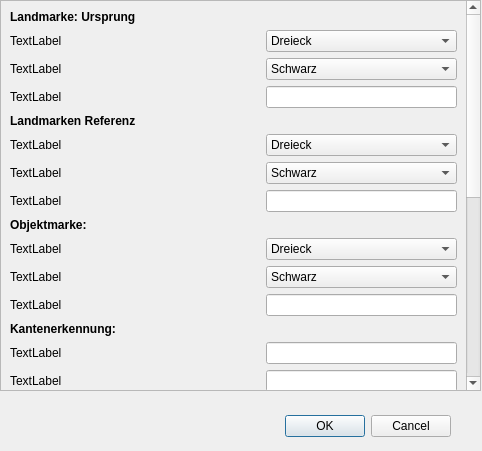
<?xml version="1.0" encoding="UTF-8"?>
<ui version="4.0">
 <class>SettingsDialog</class>
 <widget class="QDialog" name="SettingsDialog">
  <property name="geometry">
   <rect>
    <x>0</x>
    <y>0</y>
    <width>482</width>
    <height>451</height>
   </rect>
  </property>
  <property name="windowTitle">
   <string>Einstellungen</string>
  </property>
  <widget class="QDialogButtonBox" name="buttonBox">
   <property name="geometry">
    <rect>
     <x>110</x>
     <y>410</y>
     <width>341</width>
     <height>32</height>
    </rect>
   </property>
   <property name="orientation">
    <enum>Qt::Horizontal</enum>
   </property>
   <property name="standardButtons">
    <set>QDialogButtonBox::Cancel|QDialogButtonBox::Ok</set>
   </property>
  </widget>
  <widget class="QScrollArea" name="SettingsScrollarea">
   <property name="geometry">
    <rect>
     <x>0</x>
     <y>0</y>
     <width>481</width>
     <height>391</height>
    </rect>
   </property>
   <property name="widgetResizable">
    <bool>true</bool>
   </property>
   <widget class="QWidget" name="scrollAreaWidgetContents">
    <property name="geometry">
     <rect>
      <x>0</x>
      <y>-522</y>
      <width>463</width>
      <height>911</height>
     </rect>
    </property>
    <layout class="QFormLayout" name="formLayout_3">
     <property name="fieldGrowthPolicy">
      <enum>QFormLayout::AllNonFixedFieldsGrow</enum>
     </property>
     <item row="0" column="0">
      <widget class="QLabel" name="label_23">
       <property name="font">
        <font>
         <weight>75</weight>
         <bold>true</bold>
        </font>
       </property>
       <property name="text">
        <string>Landmarke: Ursprung</string>
       </property>
      </widget>
     </item>
     <item row="1" column="0">
      <widget class="QLabel" name="label_1">
       <property name="minimumSize">
        <size>
         <width>250</width>
         <height>0</height>
        </size>
       </property>
       <property name="text">
        <string>TextLabel</string>
       </property>
       <property name="alignment">
        <set>Qt::AlignLeading|Qt::AlignLeft|Qt::AlignVCenter</set>
       </property>
      </widget>
     </item>
     <item row="1" column="1">
      <widget class="QComboBox" name="comboBox_1">
       <item>
        <property name="text">
         <string>Dreieck</string>
        </property>
       </item>
       <item>
        <property name="text">
         <string>Viereck</string>
        </property>
       </item>
      </widget>
     </item>
     <item row="2" column="0">
      <widget class="QLabel" name="label_2">
       <property name="minimumSize">
        <size>
         <width>250</width>
         <height>0</height>
        </size>
       </property>
       <property name="text">
        <string>TextLabel</string>
       </property>
       <property name="alignment">
        <set>Qt::AlignLeading|Qt::AlignLeft|Qt::AlignVCenter</set>
       </property>
      </widget>
     </item>
     <item row="2" column="1">
      <widget class="QComboBox" name="comboBox_2">
       <item>
        <property name="text">
         <string>Schwarz</string>
        </property>
       </item>
       <item>
        <property name="text">
         <string>Weiss</string>
        </property>
       </item>
      </widget>
     </item>
     <item row="3" column="0">
      <widget class="QLabel" name="label_3">
       <property name="minimumSize">
        <size>
         <width>250</width>
         <height>0</height>
        </size>
       </property>
       <property name="text">
        <string>TextLabel</string>
       </property>
       <property name="alignment">
        <set>Qt::AlignLeading|Qt::AlignLeft|Qt::AlignVCenter</set>
       </property>
      </widget>
     </item>
     <item row="3" column="1">
      <widget class="QLineEdit" name="lineEdit_1"/>
     </item>
     <item row="4" column="0">
      <widget class="QLabel" name="label_24">
       <property name="font">
        <font>
         <weight>75</weight>
         <bold>true</bold>
        </font>
       </property>
       <property name="text">
        <string>Landmarken Referenz</string>
       </property>
      </widget>
     </item>
     <item row="5" column="0">
      <widget class="QLabel" name="label_4">
       <property name="minimumSize">
        <size>
         <width>250</width>
         <height>0</height>
        </size>
       </property>
       <property name="text">
        <string>TextLabel</string>
       </property>
       <property name="alignment">
        <set>Qt::AlignLeading|Qt::AlignLeft|Qt::AlignVCenter</set>
       </property>
      </widget>
     </item>
     <item row="5" column="1">
      <widget class="QComboBox" name="comboBox_3">
       <item>
        <property name="text">
         <string>Dreieck</string>
        </property>
       </item>
       <item>
        <property name="text">
         <string>Viereck</string>
        </property>
       </item>
      </widget>
     </item>
     <item row="6" column="0">
      <widget class="QLabel" name="label_5">
       <property name="minimumSize">
        <size>
         <width>250</width>
         <height>0</height>
        </size>
       </property>
       <property name="text">
        <string>TextLabel</string>
       </property>
       <property name="alignment">
        <set>Qt::AlignLeading|Qt::AlignLeft|Qt::AlignVCenter</set>
       </property>
      </widget>
     </item>
     <item row="6" column="1">
      <widget class="QComboBox" name="comboBox_4">
       <item>
        <property name="text">
         <string>Schwarz</string>
        </property>
       </item>
       <item>
        <property name="text">
         <string>Weiss</string>
        </property>
       </item>
      </widget>
     </item>
     <item row="7" column="0">
      <widget class="QLabel" name="label_6">
       <property name="minimumSize">
        <size>
         <width>250</width>
         <height>0</height>
        </size>
       </property>
       <property name="text">
        <string>TextLabel</string>
       </property>
       <property name="alignment">
        <set>Qt::AlignLeading|Qt::AlignLeft|Qt::AlignVCenter</set>
       </property>
      </widget>
     </item>
     <item row="7" column="1">
      <widget class="QLineEdit" name="lineEdit_2"/>
     </item>
     <item row="10" column="0">
      <widget class="QLabel" name="label_26">
       <property name="font">
        <font>
         <weight>75</weight>
         <bold>true</bold>
        </font>
       </property>
       <property name="text">
        <string>Objektmarke:</string>
       </property>
      </widget>
     </item>
     <item row="11" column="0">
      <widget class="QLabel" name="label_7">
       <property name="minimumSize">
        <size>
         <width>250</width>
         <height>0</height>
        </size>
       </property>
       <property name="text">
        <string>TextLabel</string>
       </property>
       <property name="alignment">
        <set>Qt::AlignLeading|Qt::AlignLeft|Qt::AlignVCenter</set>
       </property>
      </widget>
     </item>
     <item row="11" column="1">
      <widget class="QComboBox" name="comboBox_5">
       <item>
        <property name="text">
         <string>Dreieck</string>
        </property>
       </item>
       <item>
        <property name="text">
         <string>Viereck</string>
        </property>
       </item>
      </widget>
     </item>
     <item row="12" column="0">
      <widget class="QLabel" name="label_8">
       <property name="minimumSize">
        <size>
         <width>250</width>
         <height>0</height>
        </size>
       </property>
       <property name="text">
        <string>TextLabel</string>
       </property>
       <property name="alignment">
        <set>Qt::AlignLeading|Qt::AlignLeft|Qt::AlignVCenter</set>
       </property>
      </widget>
     </item>
     <item row="12" column="1">
      <widget class="QComboBox" name="comboBox_6">
       <item>
        <property name="text">
         <string>Schwarz</string>
        </property>
       </item>
       <item>
        <property name="text">
         <string>Weiss</string>
        </property>
       </item>
      </widget>
     </item>
     <item row="13" column="0">
      <widget class="QLabel" name="label_9">
       <property name="minimumSize">
        <size>
         <width>250</width>
         <height>0</height>
        </size>
       </property>
       <property name="text">
        <string>TextLabel</string>
       </property>
       <property name="alignment">
        <set>Qt::AlignLeading|Qt::AlignLeft|Qt::AlignVCenter</set>
       </property>
      </widget>
     </item>
     <item row="13" column="1">
      <widget class="QLineEdit" name="lineEdit_3"/>
     </item>
     <item row="14" column="0">
      <widget class="QLabel" name="label_27">
       <property name="font">
        <font>
         <weight>75</weight>
         <bold>true</bold>
        </font>
       </property>
       <property name="text">
        <string>Kantenerkennung:</string>
       </property>
      </widget>
     </item>
     <item row="15" column="0">
      <widget class="QLabel" name="label_10">
       <property name="minimumSize">
        <size>
         <width>250</width>
         <height>0</height>
        </size>
       </property>
       <property name="text">
        <string>TextLabel</string>
       </property>
       <property name="alignment">
        <set>Qt::AlignLeading|Qt::AlignLeft|Qt::AlignVCenter</set>
       </property>
      </widget>
     </item>
     <item row="15" column="1">
      <widget class="QLineEdit" name="lineEdit_4"/>
     </item>
     <item row="16" column="0">
      <widget class="QLabel" name="label_11">
       <property name="minimumSize">
        <size>
         <width>250</width>
         <height>0</height>
        </size>
       </property>
       <property name="text">
        <string>TextLabel</string>
       </property>
       <property name="alignment">
        <set>Qt::AlignLeading|Qt::AlignLeft|Qt::AlignVCenter</set>
       </property>
      </widget>
     </item>
     <item row="16" column="1">
      <widget class="QLineEdit" name="lineEdit_5"/>
     </item>
     <item row="17" column="0">
      <widget class="QLabel" name="label_12">
       <property name="minimumSize">
        <size>
         <width>250</width>
         <height>0</height>
        </size>
       </property>
       <property name="text">
        <string>TextLabel</string>
       </property>
       <property name="alignment">
        <set>Qt::AlignLeading|Qt::AlignLeft|Qt::AlignVCenter</set>
       </property>
      </widget>
     </item>
     <item row="17" column="1">
      <widget class="QLineEdit" name="lineEdit_6"/>
     </item>
     <item row="18" column="0">
      <widget class="QLabel" name="label_13">
       <property name="minimumSize">
        <size>
         <width>250</width>
         <height>0</height>
        </size>
       </property>
       <property name="text">
        <string>TextLabel</string>
       </property>
       <property name="alignment">
        <set>Qt::AlignLeading|Qt::AlignLeft|Qt::AlignVCenter</set>
       </property>
      </widget>
     </item>
     <item row="18" column="1">
      <widget class="QLineEdit" name="lineEdit_7"/>
     </item>
     <item row="19" column="0">
      <widget class="QLabel" name="label_14">
       <property name="minimumSize">
        <size>
         <width>250</width>
         <height>0</height>
        </size>
       </property>
       <property name="text">
        <string>TextLabel</string>
       </property>
       <property name="alignment">
        <set>Qt::AlignLeading|Qt::AlignLeft|Qt::AlignVCenter</set>
       </property>
      </widget>
     </item>
     <item row="19" column="1">
      <widget class="QLineEdit" name="lineEdit_8"/>
     </item>
     <item row="20" column="0">
      <widget class="QLabel" name="label_28">
       <property name="font">
        <font>
         <weight>75</weight>
         <bold>true</bold>
        </font>
       </property>
       <property name="text">
        <string>Kreiserkennung:</string>
       </property>
      </widget>
     </item>
     <item row="21" column="0">
      <widget class="QLabel" name="label_15">
       <property name="minimumSize">
        <size>
         <width>250</width>
         <height>0</height>
        </size>
       </property>
       <property name="text">
        <string>TextLabel</string>
       </property>
       <property name="alignment">
        <set>Qt::AlignLeading|Qt::AlignLeft|Qt::AlignVCenter</set>
       </property>
      </widget>
     </item>
     <item row="21" column="1">
      <widget class="QLineEdit" name="lineEdit_9"/>
     </item>
     <item row="22" column="0">
      <widget class="QLabel" name="label_29">
       <property name="font">
        <font>
         <weight>75</weight>
         <bold>true</bold>
        </font>
       </property>
       <property name="text">
        <string>Gaussfilter:</string>
       </property>
      </widget>
     </item>
     <item row="23" column="0">
      <widget class="QLabel" name="label_16">
       <property name="minimumSize">
        <size>
         <width>250</width>
         <height>0</height>
        </size>
       </property>
       <property name="text">
        <string>TextLabel</string>
       </property>
       <property name="alignment">
        <set>Qt::AlignLeading|Qt::AlignLeft|Qt::AlignVCenter</set>
       </property>
      </widget>
     </item>
     <item row="23" column="1">
      <widget class="QLineEdit" name="lineEdit_10"/>
     </item>
     <item row="24" column="0">
      <widget class="QLabel" name="label_17">
       <property name="minimumSize">
        <size>
         <width>250</width>
         <height>0</height>
        </size>
       </property>
       <property name="text">
        <string>TextLabel</string>
       </property>
       <property name="alignment">
        <set>Qt::AlignLeading|Qt::AlignLeft|Qt::AlignVCenter</set>
       </property>
      </widget>
     </item>
     <item row="24" column="1">
      <widget class="QLineEdit" name="lineEdit_11"/>
     </item>
     <item row="25" column="0">
      <widget class="QLabel" name="label_30">
       <property name="font">
        <font>
         <weight>75</weight>
         <bold>true</bold>
        </font>
       </property>
       <property name="text">
        <string>Kamerakalibrierung</string>
       </property>
      </widget>
     </item>
     <item row="26" column="0">
      <widget class="QLabel" name="label_18">
       <property name="minimumSize">
        <size>
         <width>250</width>
         <height>0</height>
        </size>
       </property>
       <property name="text">
        <string>TextLabel</string>
       </property>
       <property name="alignment">
        <set>Qt::AlignLeading|Qt::AlignLeft|Qt::AlignVCenter</set>
       </property>
      </widget>
     </item>
     <item row="26" column="1">
      <widget class="QLineEdit" name="lineEdit_12"/>
     </item>
     <item row="27" column="0">
      <widget class="QLabel" name="label_19">
       <property name="minimumSize">
        <size>
         <width>250</width>
         <height>0</height>
        </size>
       </property>
       <property name="text">
        <string>TextLabel</string>
       </property>
       <property name="alignment">
        <set>Qt::AlignLeading|Qt::AlignLeft|Qt::AlignVCenter</set>
       </property>
      </widget>
     </item>
     <item row="27" column="1">
      <widget class="QLineEdit" name="lineEdit_13"/>
     </item>
     <item row="28" column="0">
      <widget class="QLabel" name="label_20">
       <property name="minimumSize">
        <size>
         <width>250</width>
         <height>0</height>
        </size>
       </property>
       <property name="text">
        <string>TextLabel</string>
       </property>
       <property name="alignment">
        <set>Qt::AlignLeading|Qt::AlignLeft|Qt::AlignVCenter</set>
       </property>
      </widget>
     </item>
     <item row="28" column="1">
      <widget class="QLineEdit" name="lineEdit_14"/>
     </item>
     <item row="29" column="0">
      <widget class="QLabel" name="label_21">
       <property name="minimumSize">
        <size>
         <width>250</width>
         <height>0</height>
        </size>
       </property>
       <property name="text">
        <string>TextLabel</string>
       </property>
       <property name="alignment">
        <set>Qt::AlignLeading|Qt::AlignLeft|Qt::AlignVCenter</set>
       </property>
      </widget>
     </item>
     <item row="29" column="1">
      <widget class="QLineEdit" name="lineEdit_15"/>
     </item>
     <item row="30" column="0">
      <widget class="QLabel" name="label_22">
       <property name="minimumSize">
        <size>
         <width>250</width>
         <height>0</height>
        </size>
       </property>
       <property name="text">
        <string>TextLabel</string>
       </property>
       <property name="alignment">
        <set>Qt::AlignLeading|Qt::AlignLeft|Qt::AlignVCenter</set>
       </property>
      </widget>
     </item>
     <item row="30" column="1">
      <widget class="QLineEdit" name="lineEdit_16"/>
     </item>
    </layout>
   </widget>
  </widget>
 </widget>
 <resources/>
 <connections>
  <connection>
   <sender>buttonBox</sender>
   <signal>accepted()</signal>
   <receiver>SettingsDialog</receiver>
   <slot>accept()</slot>
   <hints>
    <hint type="sourcelabel">
     <x>248</x>
     <y>254</y>
    </hint>
    <hint type="destinationlabel">
     <x>157</x>
     <y>274</y>
    </hint>
   </hints>
  </connection>
  <connection>
   <sender>buttonBox</sender>
   <signal>rejected()</signal>
   <receiver>SettingsDialog</receiver>
   <slot>reject()</slot>
   <hints>
    <hint type="sourcelabel">
     <x>316</x>
     <y>260</y>
    </hint>
    <hint type="destinationlabel">
     <x>286</x>
     <y>274</y>
    </hint>
   </hints>
  </connection>
 </connections>
</ui>
